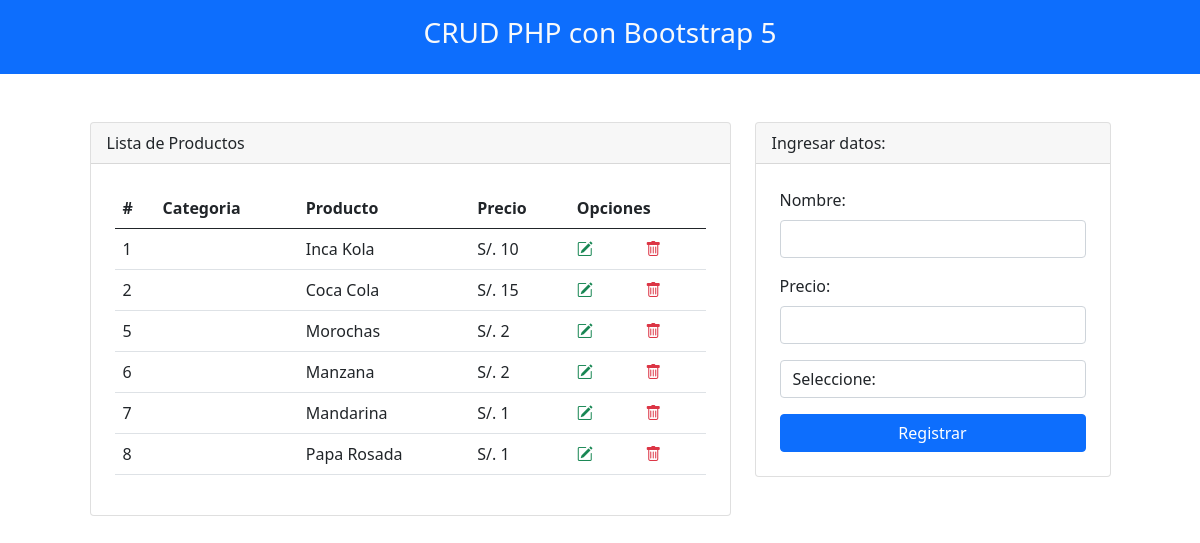
Before: / with the older database file.
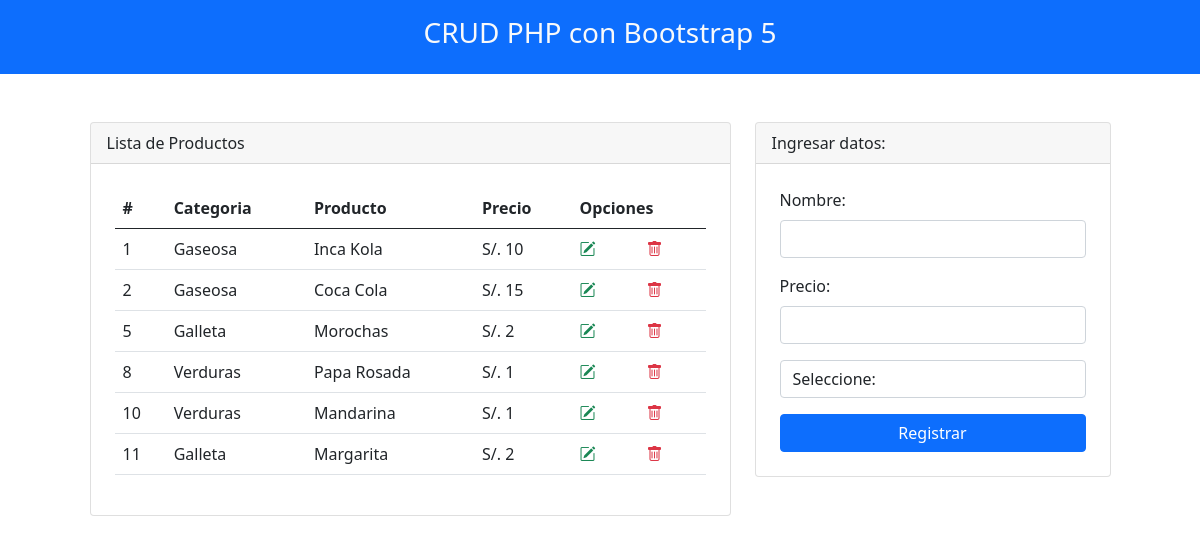
After: the same page with the newer database file.
### tables this page shows
CREATE TABLE `productos` (
  `id` int(11) NOT NULL,
  `idcategoria` int(11) NOT NULL,
  `nombre` varchar(200) NOT NULL,
  `precio` int(11) NOT NULL
);

CREATE TABLE `categoria` (
  `idcategoria` int(11) NOT NULL,
  `nombre_categoria` varchar(200) NOT NULL,
  `descripcion` varchar(200) DEFAULT NULL
);

### index.php (the view, shortened to what this page needs)
<?php include 'public/template/header.php' ?>
<?php
    include_once "model/conexion.php";
    $sentencia = $bd -> query("SELECT productos.id,categoria.nombre_categoria, productos.nombre, productos.precio FROM categoria INNER JOIN productos ON categoria.idcategoria=productos.idcategoria");
    $productos = $sentencia->fetchAll(PDO::FETCH_OBJ);
?>
<div class="container mt-5">
    <div class="row justify-content-center">
        <div class="col-md-7">
            <div class="card">
                <div class="card-header">
                    Lista de Productos
                </div>
                <div class="p-4">
                    <table class="table align-middle">
                        <thead>
                            <tr>
                                <th scope="col">#</th>
                                <th scope="col">Categoria</th>
                                <th scope="col">Producto</th>
                                <th scope="col">Precio</th>
                                <th scope="col" colspan="2">Opciones</th>
                            </tr>
                        </thead>
                        <tbody>
                            <?php
                                foreach($productos as $dato){
                            ?>
                            <tr>
                                <td scope="row"><?php echo $dato->id; ?></td>
                                <td><?php echo $dato->nombre_categoria; ?></td>
                                <td><?php echo $dato->nombre; ?></td>
                                <td>S/. <?php echo $dato->precio; ?></td>
                                <td><a class="text-success" href="editar.php?id=<?php echo $dato->id; ?>"><i class="bi bi-pencil-square"></i></a></td>
                                <td><a onclick="return confirm('Estas seguro de eliminar?');" class="text-danger" href="eliminar.php?id=<?php echo $dato->id; ?>"><i class="bi bi-trash"></i></a></td>
                            </tr>
                            <?php
                                }
                            ?>
                        </tbody>
                    </table>
                </div>
            </div>
        </div>
        <div class="col-md-4">
            <div class="card">
                <div class="card-header">
                    Ingresar datos:
                </div>
                <form class="p-4" method="POST" action="registrar.php" name="fvalida">
                    <div class="mb-3">
                        <label class="form-label">Nombre: </label>
                        <input type="text" class="form-control" id="nombre" name="txtNombre" autofocus>
                    </div>
                    <div class="mb-3">
                        <label class="form-label">Precio: </label>
                        <input type="number" class="form-control" id="precio" name="txtPrecio" autofocus>
                    </div>
                    <select class="form-control mb-3" name="categoria" id="categorias">
                        <option value="">Seleccione:</option>
                    </select>
                    <div class="d-grid">
                        <input type="submit" id="submit" class="btn btn-primary" value="Registrar" onclick="validar()">
                    </div>
                </form>
            </div>
        </div>
    </div>
</div>
<?php include 'public/template/footer.php' ?>

### public/template/header.php (shortened to what this page needs)
<!doctype html>
<html lang="es">
  <head>
    <link rel="stylesheet" href="https://cdn.jsdelivr.net/npm/bootstrap@5.0.2/dist/css/bootstrap.min.css">
    <link rel="stylesheet" href="https://cdn.jsdelivr.net/npm/bootstrap-icons@1.5.0/font/bootstrap-icons.css">
  </head>
  <body>
      <div class="container-fluid bg-primary">
          <div class="row">
              <div class="col-md">
                  <header class="py-3 text-light">
                      <h3 class="text-center">CRUD PHP con Bootstrap 5</h3>
                  </header>
              </div>
          </div>
      </div>

### public/template/footer.php (shortened to what this page needs)
  </body>
</html>

Changed rows visible on the page:
removed productos: id "6", nombre "Manzana", precio "2"
removed productos: id "7", nombre "Mandarina", precio "1"
changed through a linked row, productos "Inca Kola": idcategoria.nombre_categoria (not shown) → "Gaseosa"
changed through a linked row, productos "Coca Cola": idcategoria.nombre_categoria (not shown) → "Gaseosa"
changed through a linked row, productos "Morochas": idcategoria.nombre_categoria (not shown) → "Galleta"
changed through a linked row, productos "Papa Rosada": idcategoria.nombre_categoria (not shown) → "Verduras"
added productos: id "10", idcategoria.nombre_categoria "Verduras", nombre "Mandarina", precio "1"
added productos: id "11", idcategoria.nombre_categoria "Galleta", nombre "Margarita", precio "2"
